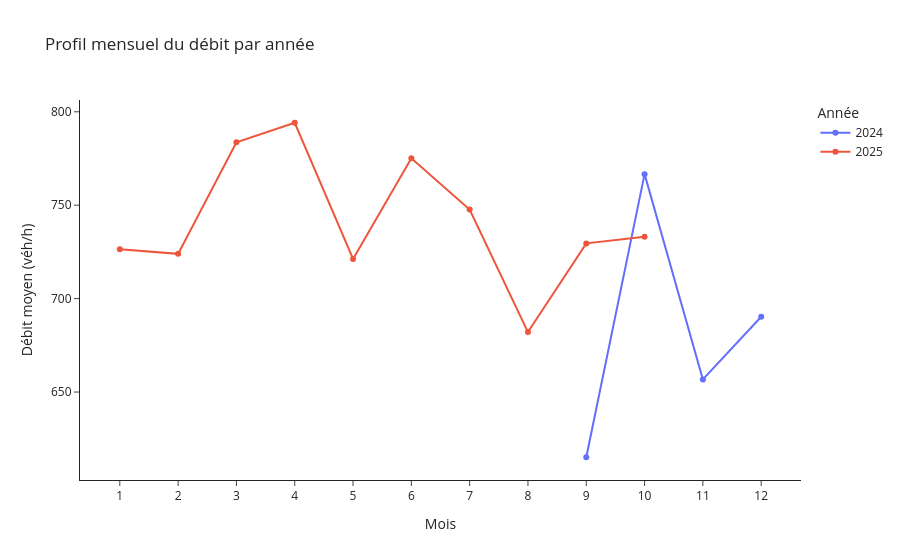

Notebook code for this chart:
### Code cell
profil = (df_axe
          .groupby(['annee','mois'], as_index=False)['Débit horaire']
          .mean()
          .rename(columns={'Débit horaire':'debit_moyen'}))

fig = px.line(
    profil, x='mois', y='debit_moyen', color='annee',
    markers=True,
    title="Profil mensuel du débit par année",
    labels={'mois':'Mois', 'debit_moyen':'Débit moyen (véh/h)', 'annee':'Année'}
)
fig.update_layout(template='simple_white', xaxis=dict(dtick=1))
fig.show()

### Figure 1 — Plotly figure (JSON) as saved in the notebook; plotly's stock layout.template omitted (floating-point values rounded to 4 significant figures)
{"data": [{"hovertemplate": "Année=2024<br>Mois=%{x}<br>Débit moyen (véh/h)=%{y}<extra></extra>", "legendgroup": "2024", "line": {"color": "#636efa", "dash": "solid"}, "marker": {"symbol": "circle"}, "mode": "lines+markers", "name": "2024", "orientation": "v", "showlegend": true, "type": "scatter", "x": [9, 10, 11, 12], "xaxis": "x", "y": [615.1, 766.6, 656.8, 690.3], "yaxis": "y"}, {"hovertemplate": "Année=2025<br>Mois=%{x}<br>Débit moyen (véh/h)=%{y}<extra></extra>", "legendgroup": "2025", "line": {"color": "#EF553B", "dash": "solid"}, "marker": {"symbol": "circle"}, "mode": "lines+markers", "name": "2025", "orientation": "v", "showlegend": true, "type": "scatter", "x": [1, 2, 3, 4, 5, 6, 7, 8, 9, 10], "xaxis": "x", "y": [726.5, 724.0, 783.7, 794.1, 721.2, 775.1, 747.7, 682.1, 729.6, 733.1], "yaxis": "y"}], "layout": {"legend": {"title": {"text": "Année"}, "tracegroupgap": 0}, "title": {"text": "Profil mensuel du débit par année"}, "xaxis": {"anchor": "y", "domain": [0, 1], "dtick": 1, "title": {"text": "Mois"}}, "yaxis": {"anchor": "x", "domain": [0, 1], "title": {"text": "Débit moyen (véh/h)"}}}}
